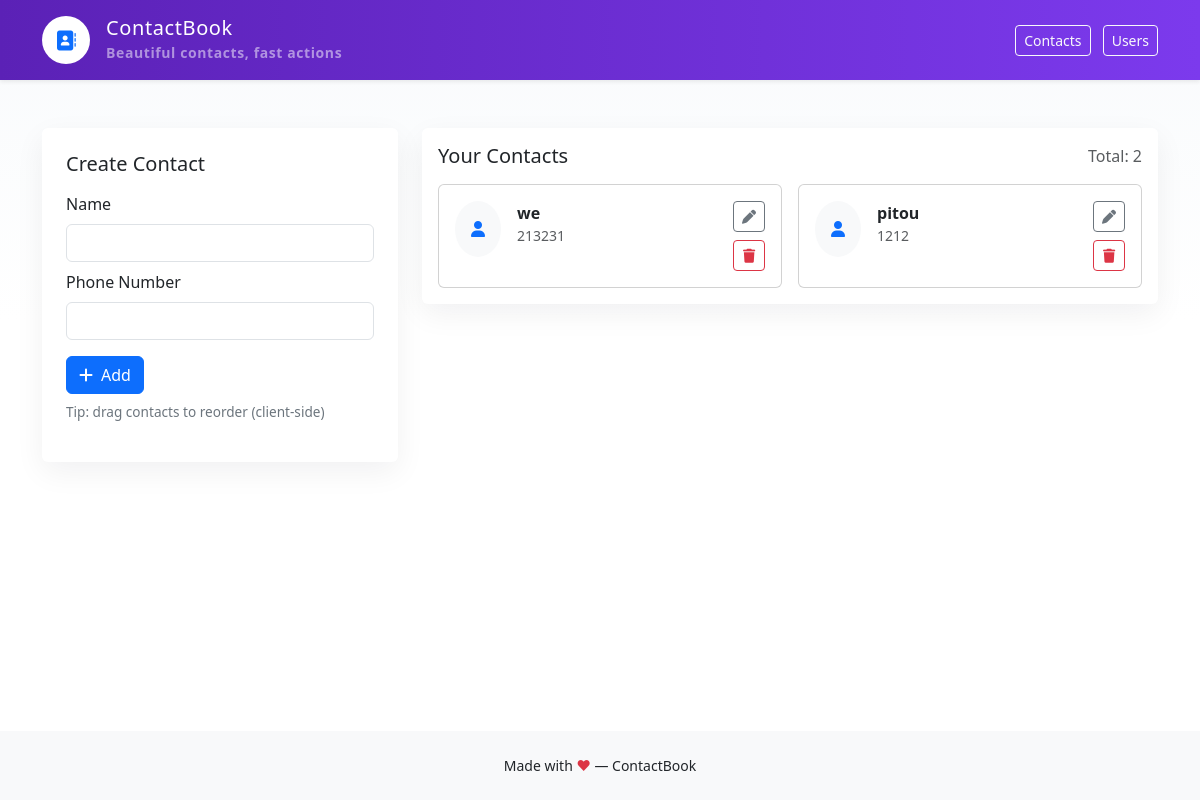
/contacts (signed in), run on the app's committed database.
### app/models/contact_model.py (models this page shows, shortened)
class Contact(db.Model):
    __tablename__ = 'contacts'
    id = db.Column(db.Integer, primary_key=True)
    name = db.Column(db.String(100), nullable=False)
    phone_number = db.Column(db.String(20), nullable=True)
    user_id = db.Column(db.Integer, db.ForeignKey('users.id'), nullable=False)

### app/routes/contact_route.py (the view)
@contact_bp.route('/contacts', methods=['GET'])
@login_required
def contacts():
    contacts = ContactService.get_all_contacts()
    form = ContactForm()
    return render_template('contacts.html', contacts=contacts, form=form)

### app/forms/contact_form.py (shortened to what this page needs)
class ContactForm(FlaskForm):
    name = StringField('Name', [validators.DataRequired()])
    phone_number = StringField('Phone Number', [validators.DataRequired()])

### app/models/user_model.py (called while the page is built)
@login_manager.user_loader
def load_user(user_id):
    return User.query.get(int(user_id))

### app/services/contact_service.py (called while the page is built)
    @staticmethod
    def get_all_contacts():
        return Contact.query.all()

### app/templates/contacts.html (shortened to what this page needs)
{% extends 'layout/base.html' %}  {% block content %}
<div class="row gy-4">
  <div class="col-lg-4">
    <div class="card card-dim p-4 animate__animated animate__fadeInLeft">
      <h5 class="mb-3">Create Contact</h5>
      <form method="post" action="{{ url_for('contact_bp.create_contact') }}">
        <div class="mb-2">
          {{ form.name.label(class_='form-label') }} {{
          form.name(class_='form-control') }}
        </div>
        <div class="mb-2">
          {{ form.phone_number.label(class_='form-label') }} {{
          form.phone_number(class_='form-control') }}
        </div>
        <button class="btn btn-primary mt-2">
          <i class="fa-solid fa-plus me-2"></i>Add
        </button>
        <p class="mt-2 drag-hint">
          Tip: drag contacts to reorder (client-side)
        </p>
      </form>
    </div>
  </div>
  <div class="col-lg-8">
    <div class="card card-dim p-3">
      <div class="d-flex align-items-center justify-content-between mb-3">
        <h5 class="mb-0">Your Contacts</h5>
        <div class="text-muted">Total: {{ current_user.contacts.count() }}</div>
      </div>
      <div id="contacts-list" class="row g-3" style="min-height: 120px">
        {% for c in current_user.contacts %}
        <div
          class="col-md-6 contact-card animate__animated animate__fadeInUp"
          data-id="{{ c.id }}"
        >
          <div class="card p-3">
            <div class="d-flex align-items-start gap-3">
              <div class="bg-light rounded-circle p-3">
                <i class="fa-solid fa-user text-primary"></i>
              </div>
              <div class="flex-fill">
                <div class="fw-semibold">{{ c.name }}</div>
                <div class="text-muted small">{{ c.phone_number or '—' }}</div>
              </div>
              <div class="ms-2 d-flex flex-column gap-2">
                <button class="btn btn-sm btn-outline-secondary">
                  <i class="fa-solid fa-pen"></i>
                </button>
                <button class="btn btn-sm btn-outline-danger">
                  <i class="fa-solid fa-trash"></i>
                </button>
              </div>
            </div>
          </div>
        </div>
        {% else %}
        <div class="col-12 text-center text-muted py-5">
          No contacts yet — use the form to add one.
        </div>
        {% endfor %}
      </div>
    </div>
  </div>
</div>
{% endblock %}

### app/templates/layout/base.html (style rules this page uses)
:root { --brand: #5b21b6; --muted: #6c757d; }
body { background: linear-gradient(180deg, #f8fafc 0%, #ffffff 40%); }
.card-dim { box-shadow: 0 10px 30px rgba(16,24,40,0.06); border: none; }
.contact-card { cursor:grab; }
.drag-hint { font-size:0.85rem; color:var(--muted); }

### data on the page
Contact: name "we", phone_number "213231"
Contact: name "pitou", phone_number "1212"

### other printed values
{{ current_user.contacts.count() }} "2"
